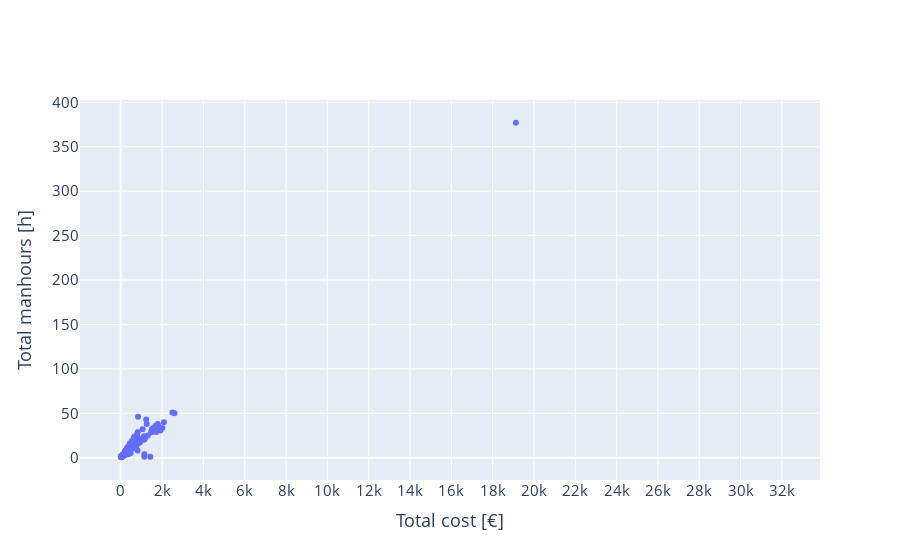

Notebook code for this chart:
### Code cell
import plotly.graph_objects as go
from plotly.subplots import make_subplots
#avg_h2s_art_df_new['bestfit'] = sm.OLS(avg_h2s_art_df_new['H2S_aq'],sm.add_constant(avg_h2s_art_df_new['ART_anoxic'])).fit().fittedvalues

scat1 = data_tp 
#avg_h2s_art_df_new[avg_h2s_art_df_new['parcel_arrival'] == '04:00 - 08:00']
#scat2 = avg_h2s_art_df_new[avg_h2s_art_df_new['parcel_arrival'] != '04:00 - 08:00']

# Create figure with secondary y-axis
fig = make_subplots()

# Add traces
fig.add_trace(
    go.Scatter(x=scat1['total_cost'].values, y=scat1['total_manhours'].values,
               mode='markers',
               name=""))


# Add figure title
fig.update_layout(legend=dict(
    yanchor="top",
    y=0.99,
    xanchor="left",
    x=0.75
))


fig.update_xaxes(title_text="Total cost [€]")
fig.update_yaxes(title_text="Total manhours [h]")

fig.update_yaxes(tickfont=dict(size=15))
fig.update_xaxes(tickfont=dict(size=15))

fig.update_xaxes(nticks=20,tickangle = 0)
fig.update_yaxes(nticks=20, tickangle = 0)

fig.update_xaxes(title_font=dict(size=18))
fig.update_yaxes(title_font=dict(size=18))

# Legend layout
fig.update_layout(legend=dict(
    orientation="h",
    yanchor="top",
    y=1.1,
    xanchor="left",
    x=0.0
))

fig.show()

### Figure 1 — Plotly figure (JSON) as saved in the notebook; plotly's stock layout.template omitted (floating-point values rounded to 4 significant figures; data arrays with more than 128 entries replaced by an {"elided": "..."} marker saying what was removed)
{"data": [{"mode": "markers", "name": "", "type": "scatter", "x": {"elided": "247 float values"}, "y": {"elided": "247 float values"}}], "layout": {"legend": {"orientation": "h", "x": 0, "xanchor": "left", "y": 1.1, "yanchor": "top"}, "xaxis": {"anchor": "y", "domain": [0, 1], "nticks": 20, "tickangle": 0, "tickfont": {"size": 15}, "title": {"font": {"size": 18}, "text": "Total cost [€]"}}, "yaxis": {"anchor": "x", "domain": [0, 1], "nticks": 20, "tickangle": 0, "tickfont": {"size": 15}, "title": {"font": {"size": 18}, "text": "Total manhours [h]"}}}}
